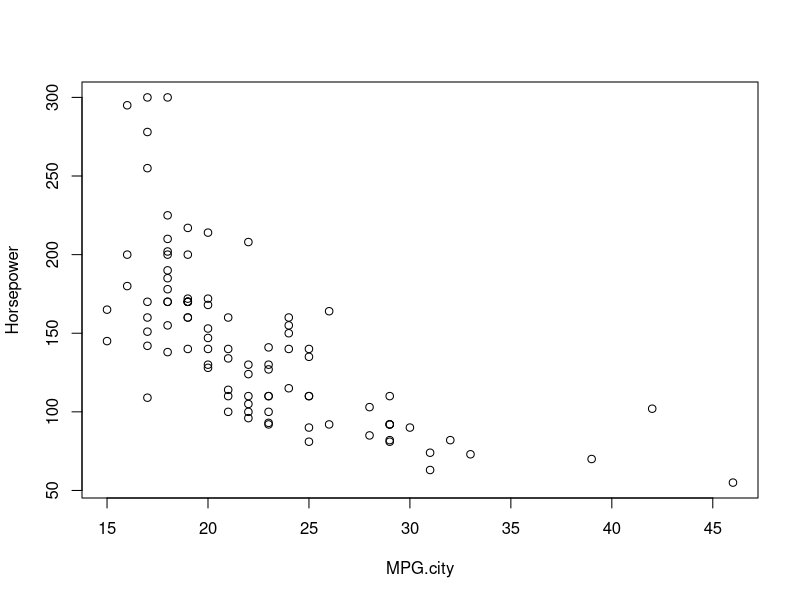
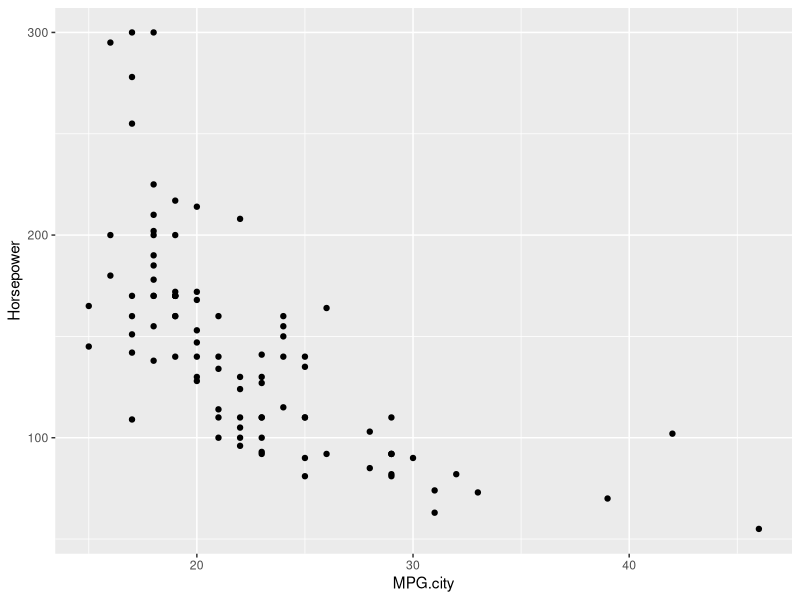
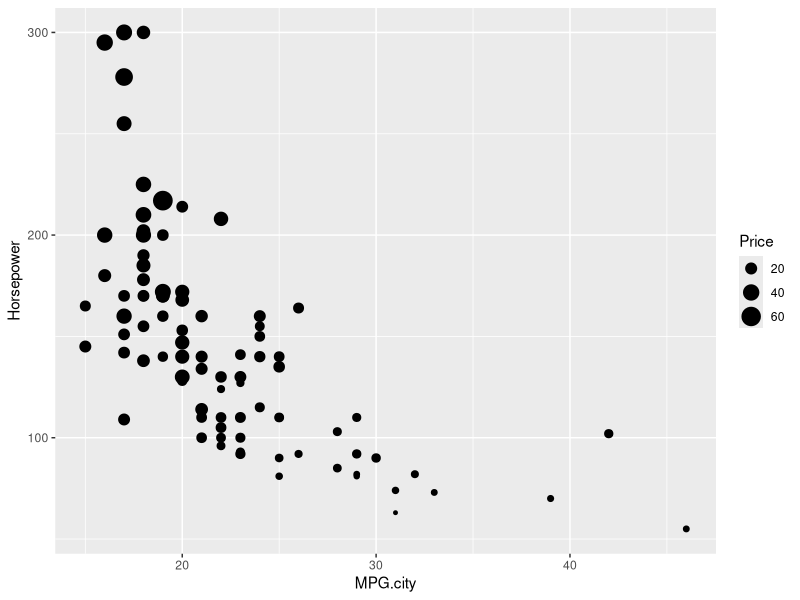
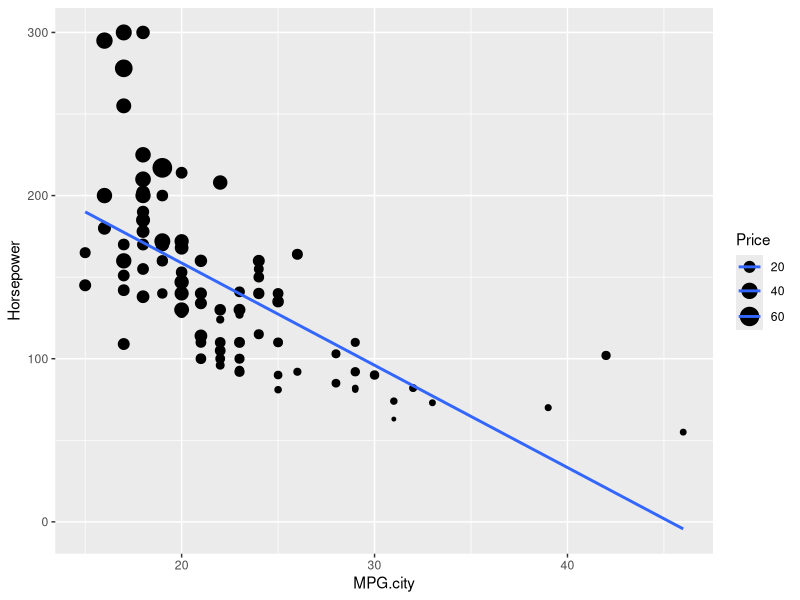
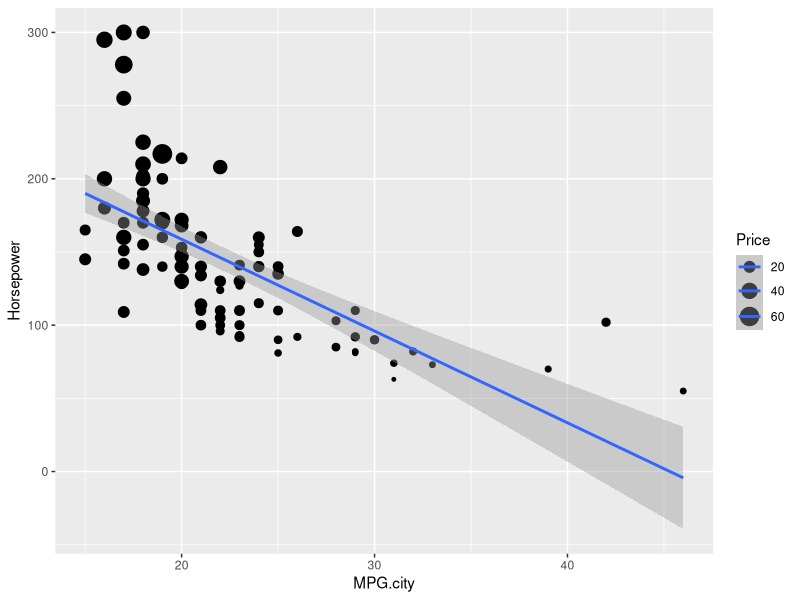
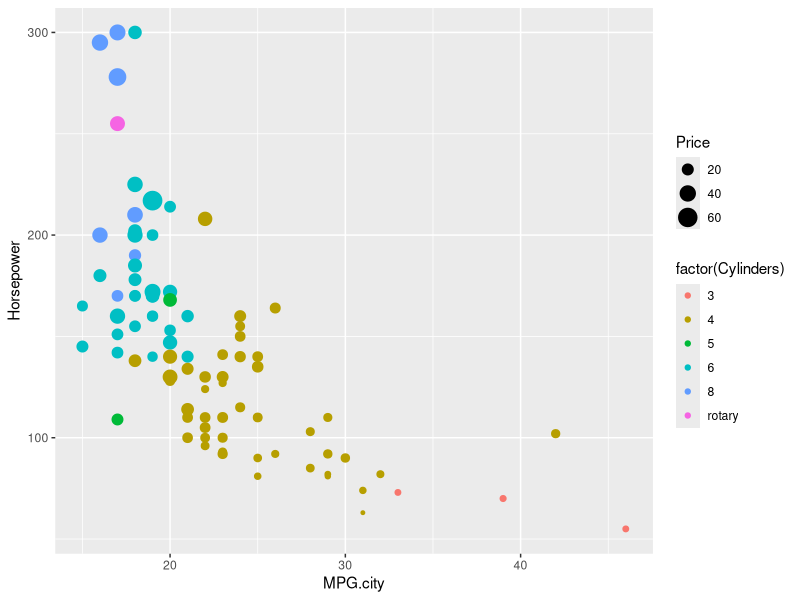
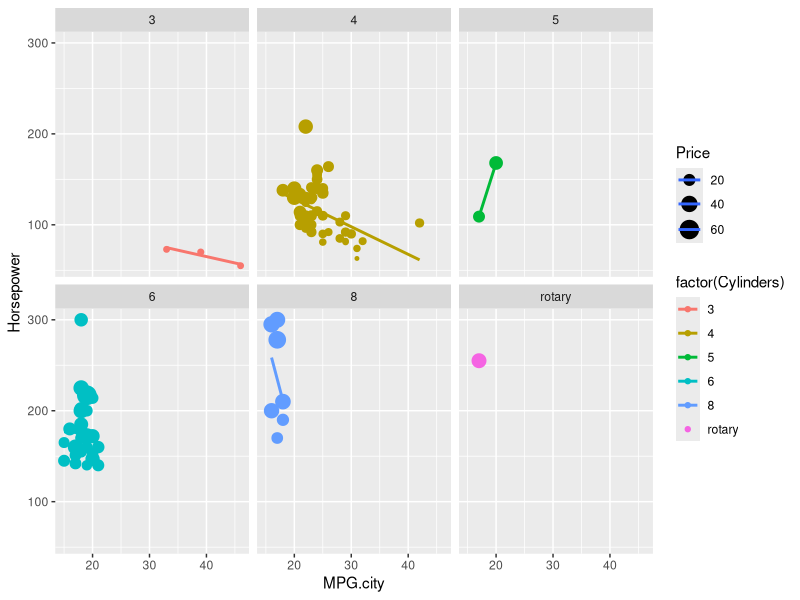
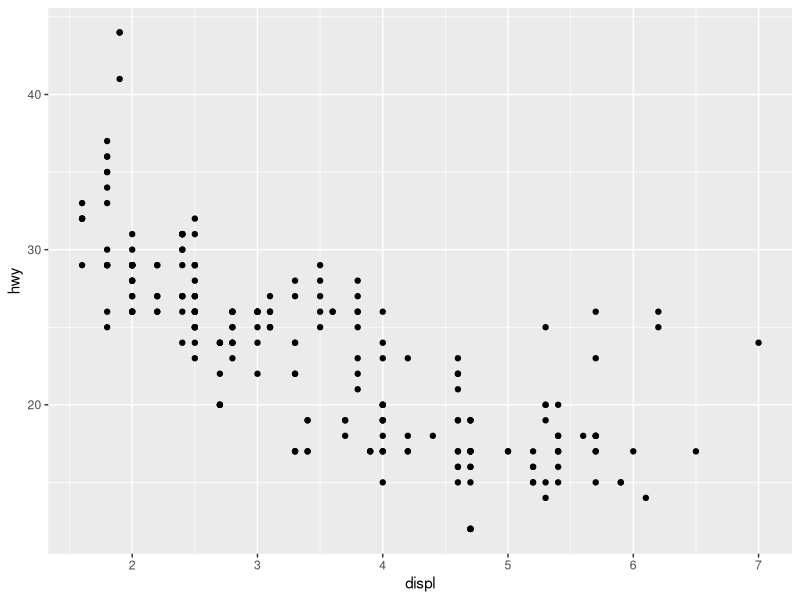

Here is the R script that generated these plots, in order: (Note: this script raises an error after producing the figures.)
#############################################################################
# KS Master AW - R
# jose.ramon.cajide@gmail.com, 2016-01-09
#
# DATAVIZ
#############################################################################

install.packages('ggplot2')
library(ggplot2)


# intro slides ------------------------------------------------------------

require(MASS)
data("Cars93")
Cars93
attach(Cars93)
plot(MPG.city, Horsepower)

ggplot(Cars93, aes(x=MPG.city, y=Horsepower)) + geom_point() 

ggplot(Cars93, aes(x=MPG.city, y=Horsepower, size = Price )) + geom_point()  

ggplot(Cars93, aes(x=MPG.city, y=Horsepower, size = Price )) + geom_point()  + geom_smooth(lwd = 1, se = F, method = "lm")

ggplot(Cars93, aes(x=MPG.city, y=Horsepower, size = Price )) + geom_point()  + geom_smooth(lwd = 1, se = T, method = "lm")

ggplot(Cars93, aes(x=MPG.city, y=Horsepower, col=factor(Cylinders), size = Price )) + geom_point()  

ggplot(Cars93, aes(x=MPG.city, y=Horsepower, col=factor(Cylinders), size = Price )) + geom_point()  + geom_smooth(lwd = 1, se = F, method = "lm") + facet_wrap(~ Cylinders)


# qplot -------------------------------------------------------------------

#ver la información del conjunto de datos
?mpg

#¿Qué relación hay entre la cilindrada 'displ' y las millas por galón 'hwy'?
#¿Cómo exolorar estos datos?

#scatter plot
qplot(displ, hwy, data = mpg) #quickplot
ggplot(mpg, aes(x=displ, y=hwy)) + geom_point()

#¿Siguen todos los puntos la misma tendencia? 
#Para los que no lo siguen, ¿puede haber alguna otra variable que explique ese comportamiento?: names(mpg)

#aesthetics y facetting permiten incorporar nuevas variables al gráfico

# aesthetics --------------------------------------------------------------

#Propiedades visuales

ggplot(mpg, aes(x=displ, y=hwy,color = class)) + geom_point() #podemos ver que esos coches son de 2 plazas (deportivos)
#lo mismo de dos formas posibles.

ggplot(mpg, aes(x=displ, y=hwy,shape = class)) + geom_point()

ggplot(mpg, aes(x=displ, y=hwy,size = class)) + geom_point()

ggplot(mpg, aes(x=displ, y=hwy,alpha = class)) + geom_point()


glimpse(mpg)
#Hemos asignado un color a una variable de tipo factor. Asigna ahora un color a una varibale continua. 

ggplot(mpg, aes(x=displ, y=hwy, color = class)) + geom_point() #Factor

ggplot(mpg, aes(x=displ, y=hwy, color = hwy)) + geom_point() #Continua

#¿Qué pasa si asginas un shape a una varible contínua?
ggplot(mpg, aes(x=displ, y=hwy, shape = model)) + geom_point()

#¿Qué pasa si asginas un shape a una varible discreta con muchos valores?
ggplot(mpg, aes(x=displ, y=hwy, shape = class)) + geom_point()

#Podemos combinar varias propiedades 'aesthetics' en un mismo gráfico.
ggplot(mpg, aes(x=displ, y=hwy, color = class, shape = factor(cyl))) + geom_point()

# faceting ----------------------------------------------------------------

ggplot(mpg, aes(x=displ, y=hwy)) + geom_point() + facet_grid(. ~ cyl) #columnas

ggplot(mpg, aes(x=displ, y=hwy)) + geom_point() + facet_grid(drv ~ .) #filas

ggplot(mpg, aes(x=displ, y=hwy)) + geom_point() + facet_grid(drv ~ cyl)

ggplot(mpg, aes(x=displ, y=hwy)) + geom_point() + facet_wrap(~ class)

# geoms -------------------------------------------------------------------
# Tipos de gráficos o de objetos geométricos

#Geometric objects

ggplot(mpg, aes(x=displ, y=hwy))  + geom_point()
ggplot(mpg, aes(x=displ, y=hwy))  + geom_line()
ggplot(mpg, aes(x=displ, y=hwy))  + geom_smooth()
ggplot(mpg, aes(x=displ, y=hwy))  + geom_point() + geom_smooth()


#Ejercicio: Dibuja el siguiente gráfico y transfórmalo en un boxplot. Ayuda: http://docs.ggplot2.org/current/

ggplot(mpg, aes(x=class, y=hwy))  + geom_point()

ggplot(mpg, aes(x=class, y=hwy)) + ...

# sol ---------------------------------------------------------------------

ggplot(mpg, aes(x=class, y=hwy)) + geom_boxplot() #respuesta



#El eje X se ordena alfabéticamente, un problema p.e. en cambios de idiomas de las etiquetas
#qplot(reorder(class, hwy), hwy, data = mpg, geom = 'boxplot') 
ggplot(mpg, aes(x=reorder(class, hwy), y=hwy)) + geom_boxplot() #reorder ordena por la media, no por la mediana
ggplot(mpg, aes(x=reorder(class, hwy, median), y=hwy)) + geom_boxplot()

# reorder(mpg$class, mpg$hwy)



#qplot

qplot(hwy, class, data=mpg) #histogram

qplot(hwy, data=mpg) #histogram

qplot(class, data=mpg) #bar chart

#Qué tenemos:
# qplot + 2 variables: scatterplot
# qplot + 1 variable continua: histogram
# qplot + 1 variable categórica: bar chart

head(mpg)
# position adjustments ----------------------------------------------------

ggplot(mpg, aes(x=manufacturer, y=hwy, fill=class)) + geom_bar(stat="identity")

ggplot(mpg, aes(x=manufacturer, y=hwy, fill=class)) + geom_bar(stat="identity", position = 'stack')

ggplot(mpg, aes(x=manufacturer, y=hwy, fill=class)) + geom_bar(stat="identity", position = 'dodge')

ggplot(mpg, aes(x=manufacturer, y=hwy, fill=class)) + geom_bar(stat="identity", position = 'identity') #overlap

ggplot(mpg, aes(x=manufacturer, y=hwy, fill=class)) + geom_bar(stat="identity", position = 'fill') 


#jitter
ggplot(mpg, aes(x=class, y=hwy)) + geom_point()

ggplot(mpg, aes(x=class, y=hwy)) + geom_point(position = 'jitter')

ggplot(mpg, aes(x=class, y=hwy)) + geom_jitter()


#histograms
qplot(hwy, data = mpg)
ggplot(mpg, aes(x=hwy)) + geom_histogram(binwidth = 5)
ggplot(mpg, aes(x=hwy)) + geom_freqpoly()
ggplot(mpg, aes(x=hwy)) + geom_density(aes(color=class)) #normalización: AUC = 1
ggplot(mpg, aes(x=hwy)) + geom_density(aes(fill=class, alpha = 0.5))
ggplot(mpg, aes(x=hwy)) + geom_density(aes(fill=class, alpha = 0.5)) + facet_wrap(~ class) 

# position adjustments recap: stack, identity, fill, dodge, jitter, density


# saving plots ------------------------------------------------------------

ggsave("my_plot.png")
ggsave("my_plot.pdf")
ggsave("my_plot.png", width = 6, height = 6)


# titles ------------------------------------------------------------------

ggplot(mpg, aes(x=manufacturer)) + geom_bar(aes(fill=class, position='dodge')) + ggtitle('Título') 


# coordenadas -------------------------------------------------------------

ggplot(mpg, aes(x=manufacturer)) + geom_bar(aes(fill=class, position='dodge')) + ggtitle('Título') + coord_flip()

ggplot(mpg, aes(x=manufacturer)) + geom_bar(aes(fill=class, position='dodge')) + ggtitle('Título')  + coord_polar()

#Básicamente esto es un gráfico de tarta

audi.df = subset(mpg, manufacturer == 'audi')

ggplot(audi.df, aes(x=manufacturer)) + geom_bar(aes(fill=class)) 

ggplot(audi.df, aes(x=manufacturer)) + geom_bar(aes(fill=class)) + coord_polar(theta = 'y') 

# color schemes -----------------------------------------------------------

install.packages('RColorBrewer')
library(RColorBrewer)
display.brewer.all()

basic <- ggplot(mpg, aes(x=manufacturer)) + geom_bar(aes(fill=class, position='dodge'))

basic + scale_fill_brewer()
basic + scale_fill_brewer(palette = "Blues")

ggplot(audi.df, aes(x=manufacturer)) + geom_bar(aes(fill=class)) + ggtitle('Título') + coord_polar(theta = 'y')  + scale_fill_brewer(palette = "Set1")


# themes ------------------------------------------------------------------

basic + theme_grey()
basic + theme_bw()
basic + theme(panel.border=element_rect(color = 'black', fill = NA))
basic + theme_minimal() + scale_fill_brewer(palette = "Blues")

#Crear nuestros propios temas
basic + theme(panel.border=element_rect(color = 'black', fill = NA))

basic + theme_grey()  + theme_minimal() + scale_fill_brewer(palette = "Blues") + theme(
  axis.title.x = element_text(size = 28), 
  text = element_text(family="Arial", colour="blue", size=16),
  panel.grid.major.y = element_blank(),
  panel.grid.minor.y = element_blank(),  
  panel.grid.major.x = element_blank(),
  panel.grid.minor.x = element_blank()
  ) + labs(title="Título")

install.packages("ggthemes")
#detach("package:ggplot2", unload=TRUE)
library("ggthemes")

basic + theme_excel() + scale_fill_excel()

basic + theme_economist() + scale_fill_economist()

basic + theme_wsj() + scale_fill_wsj(palette = "black_green")

basic + theme_tufte() + scale_fill_tableau()

#Más en https://github.com/wch/ggplot2/wiki/New-theme-system


# labels and legends ------------------------------------------------------

basic + ylab("Número") + xlab("Fabricantes")

basic + theme(legend.position = "bottom")


#Ejercicio
#Añade a un gráfico:
# - etiquetas en los ejes x e y
# - un título
# - una escala de colores personalizada
# - un tema 
